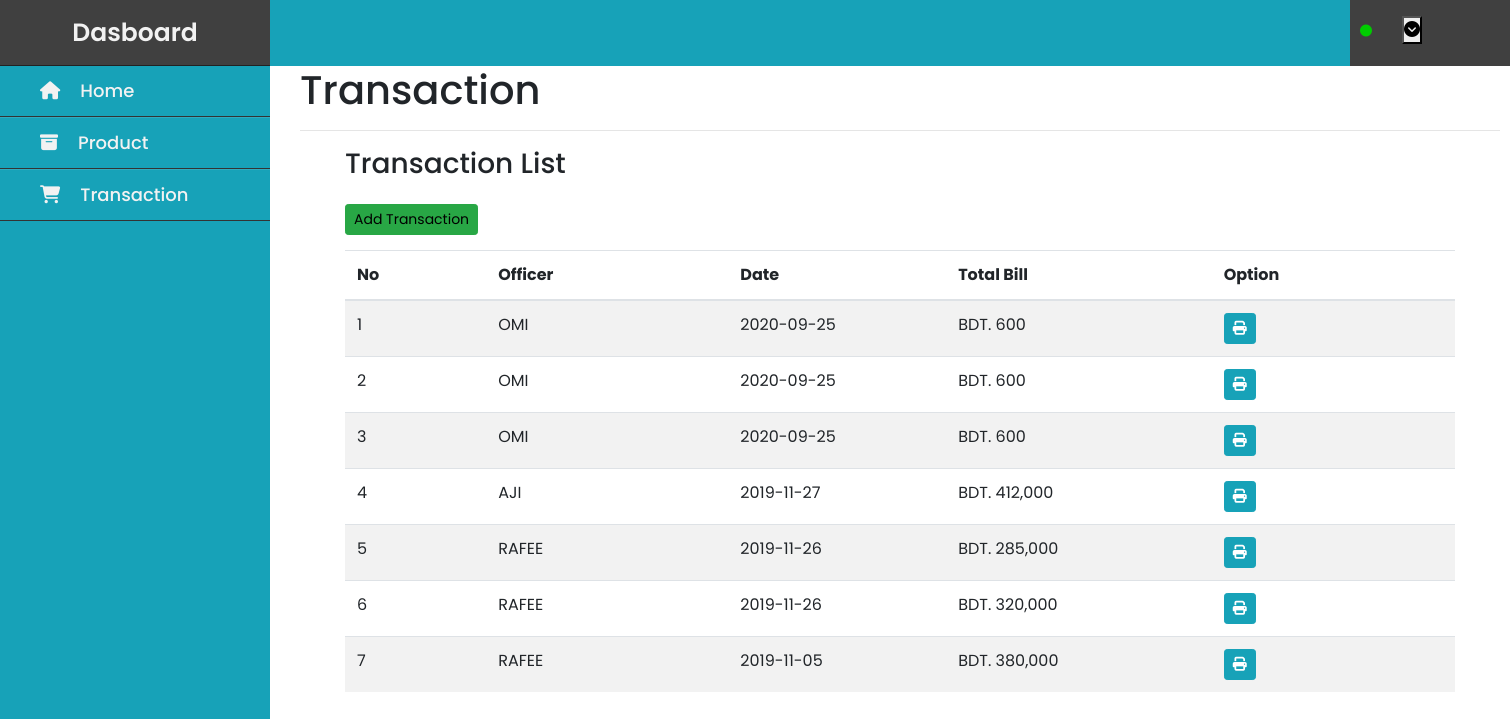
The app's page /order.php with its own data.
### tables this page shows
CREATE TABLE `invoice` (
  `invoice_id` int(11) NOT NULL,
  `cashier_name` varchar(100) NOT NULL,
  `order_date` date NOT NULL,
  `time_order` varchar(50) NOT NULL,
  `total` float NOT NULL,
  `paid` float NOT NULL,
  `due` float NOT NULL
);

### order.php (the view, shortened to what this page needs)
<?php
$servername = "localhost";
$username = "root";
$password = "";
$dbname = "pos";
$conn = mysqli_connect($servername, $username, $password, $dbname);
    if($_SESSION['role']=="admin"){
        include_once'dashadmin.php';
    }else{
        include_once'dashop.php';
    }
?>
<html>
    <head>
<link rel="stylesheet" href="css/dashboard.css">
<link rel="stylesheet" href="css/bootstrap.min.css">
<link rel="stylesheet" href="css/fontawesome.min.css">
<link rel="stylesheet" href="css/all.min.css">
</head>
    <body>
<nav class="nav-header">
<div class="nav-user-menu">
<div class="drop-down">
<?php echo '<i class="fas fa-circle"></i><span class="username">' .  $_SESSION['username'] . '</span>'; ?>
<button class="dropbtn" onclick="myFunction() ">
<i class="fa fa-chevron-circle-down" aria-hidden="true"></i>
  </button>
</div>
</div>
</nav>
<div class="content-b">
    <section class="content-header">
      <h1>
       Transaction
      </h1>
      <hr>
    </section>
    <section class="container">
        <div class="box box-success">
            <div class="box-header with-border">
                <h3 class="box-title">Transaction List</h3>
                <a href="create_order.php" class="btn btn-success btn-sm ">Add Transaction</a>
            </div>
            <div class="box-body">
                <div style="overflow-x:auto;">
                    <table class="table table-striped" id="myOrder">
                        <thead>
                            <tr>
                                <th style="width:10px;">No</th>
                                <th style="width:50px;">Officer</th>
                                <th style="width:50px;">Date</th>
                                <th style="width:50px;">Total Bill</th>
                                <th style="width:50px;">Option</th>
                            </tr>
                        </thead>
                        <tbody>
                            <?php
                            $no = 1;
                            $sql=" SELECT * FROM invoice ORDER BY invoice_id DESC";
                            $result = mysqli_query($conn, $sql);
                            while($row = mysqli_fetch_assoc($result)){
                                $tol=json_decode(json_encode($row),FALSE);
                            ?>
                                <tr>
                                <td><?php echo $no++ ; ?></td>
                                <td class="text-uppercase"><?php echo $tol->cashier_name; ?></td>
                                <td><?php echo $tol->order_date; ?></td>
                                <td>BDT. <?php echo number_format($tol->total); ?></td>
                                <td>
                                    <a href="pdf.php?id=<?php echo $tol->invoice_id; ?>" target="_blank" class="btn btn-info btn-sm"><i class="fa fa-print"></i></a>
                                </td>
                                </tr>
                            <?php
                            }
                            ?>
                        </tbody>
                    </table>
                </div>
            </div>
        </div>
    </section>
  </div>
    </body>
</html>

### dashop.php (shortened to what this page needs)
<!DOCTYPE html>
<html lang="en">
<head>
<link rel="stylesheet" href="css/bootstrap.min.css">
<link rel="stylesheet" href="css/fontawesome.min.css">
<link rel="stylesheet" href="css/all.min.css">
<link rel="stylesheet" href="css/dashadmin.css">
</head>
<body>
<div class="wrapper">
      <nav id="sidebar">
        <div class="title">
Dasboard</div>
<ul class="list-items">
<li><a href="dashboard.php"><i class="fa fa-home"></i>Home</a></li>
<li><a href="product.php"><i class="fa fa-archive"></i>Product</a></li>
<li><a href="order.php"><i class="fa fa-shopping-cart"></i>Transaction</a></li>
</ul>
</nav>
    </div>
</body>
</html>

### css/dashadmin.css (style rules this page uses)
* { margin: 0; padding: 0; box-sizing: border-box; font-family: sans-serif; }
.wrapper { height: 100%; width: 300px; position: relative; }
#sidebar { position: fixed; background: #17a2b8; height: 100%; width: 270px; overflow: hidden; transition: all 0.3s ease; }
#sidebar .title { line-height: 65px; text-align: center; background:#404040; font-size: 25px; font-weight: 600; color: #f2f2f2; border-bottom: 1px solid #222; }
#sidebar .list-items { position: relative; background: #17a2b8; width: 100%; height: 100%; list-style: none; }
#sidebar .list-items li { padding-left: 40px; line-height: 50px; border-top: 1px solid rgba(255,255,255,0.1); border-bottom: 1px solid #333; transition: all 0.3s ease; }
#sidebar .list-items li:first-child { border-top: none; }
#sidebar .list-items li a { color: #f2f2f2; text-decoration: none; font-size: 18px; font-weight: 500; height: 100%; width: 100%; display: block; }
#sidebar .list-items li a i { margin-right: 20px; }

### css/dashboard.css (style rules this page uses)
* { font-family: 'Poppins', sans-serif; box-sizing: border-box; }
.nav-header { height: 66px; background: #17a2b8; width: 100%; }
.nav-user-menu { float: right; height: 66px; width: 160px; background-color:#404040; }
.username { color:#f2f2f2; background:#404040; padding: 10px; font-size: 20px; font-weight: 400; height: 35px; }
i.fas { color: #00cc00; padding: 25px 10px ; font-size: 12px; }

### order.php (style rules this page uses)
.content-b { margin-left: 300px ; max-width: 1200px; width:1200px; display: inline-block; }
.btn-success { margin-bottom: 15px; margin-top: 15px; color: black; }

### records on screen
invoice: cashier_name "OMI", order_date "2020-09-25", total "600"
invoice: cashier_name "OMI", order_date "2020-09-25", total "600"
invoice: cashier_name "OMI", order_date "2020-09-25", total "600"
invoice: cashier_name "AJI", order_date "2019-11-27", total "412,000"
invoice: cashier_name "RAFEE", order_date "2019-11-26", total "285,000"
invoice: cashier_name "RAFEE", order_date "2019-11-26", total "320,000"
invoice: cashier_name "RAFEE", order_date "2019-11-05", total "380,000"
